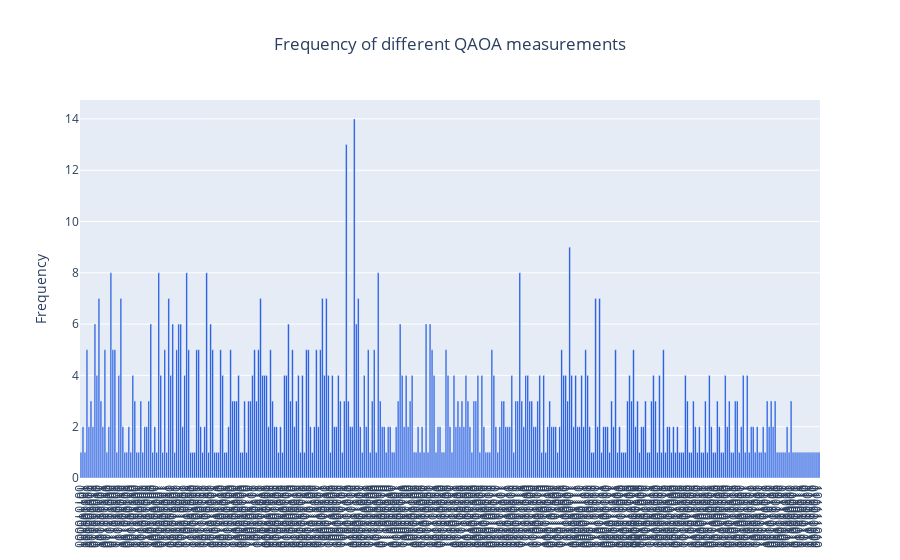

Notebook source saved alongside this figure:
### Code cell
import plotly.graph_objects as go

# Specify the plots
bar_plots = [
    go.Bar(x=names, y=values, name='Data', marker=go.bar.Marker(color='#0343df')),
]
# Customise some display properties
layout = go.Layout(
    title=go.layout.Title(text="Frequency of different QAOA measurements", x=0.5),
    yaxis_title="Frequency",
    xaxis_tickmode="array",
    xaxis_tickvals=list(range(len(names))),
    xaxis_ticktext=tuple(names),
)
# Make the multi-bar plot
fig = go.Figure(data=bar_plots, layout=layout)
# Tell Plotly to render it
fig.show()

### Figure 1 — Plotly figure (JSON) as saved in the notebook; plotly's stock layout.template omitted (floating-point values rounded to 4 significant figures; data arrays with more than 128 entries replaced by an {"elided": "..."} marker saying what was removed)
{"data": [{"marker": {"color": "#0343df"}, "name": "Data", "type": "bar", "x": {"elided": "371 str values"}, "y": {"elided": "371 int values"}}], "layout": {"title": {"text": "Frequency of different QAOA measurements", "x": 0.5}, "xaxis": {"tickmode": "array", "ticktext": {"elided": "371 str values"}, "tickvals": {"elided": "371 int values"}}, "yaxis": {"title": {"text": "Frequency"}}}}
